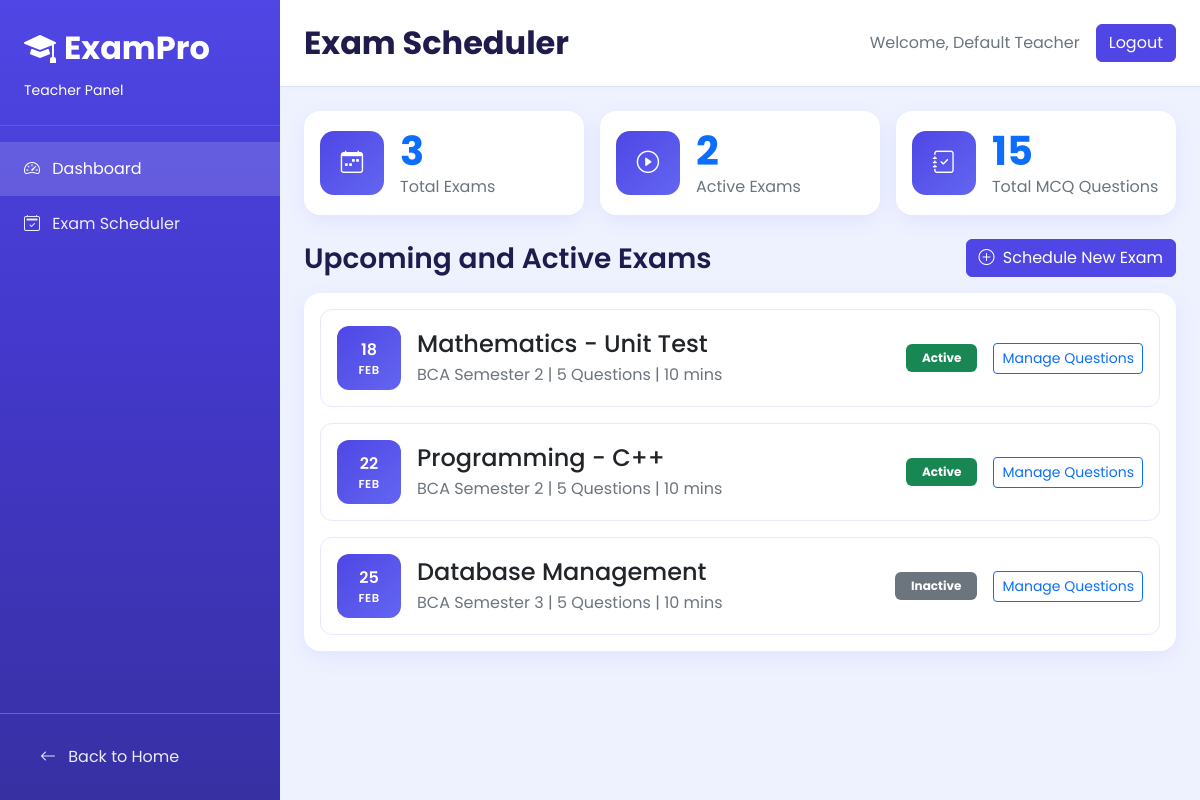
The app's page /pages/teacher/dashboard.php (signed in) with its own data.
### tables this page shows
CREATE TABLE IF NOT EXISTS exams (
    id INT AUTO_INCREMENT PRIMARY KEY,
    teacher_id INT NULL,
    title VARCHAR(200) NOT NULL,
    subject VARCHAR(100) NOT NULL,
    semester VARCHAR(50) DEFAULT 'Semester 2',
    total_questions INT NOT NULL,
    duration_minutes INT NOT NULL,
    status ENUM('scheduled', 'active', 'completed') DEFAULT 'scheduled',
    is_active TINYINT(1) NOT NULL DEFAULT 1,
    exam_date DATE NOT NULL,
    created_at TIMESTAMP DEFAULT CURRENT_TIMESTAMP,
    FOREIGN KEY (teacher_id) REFERENCES teachers(id) ON DELETE SET NULL
);

### pages/teacher/dashboard.php (the view, shortened to what this page needs)
<?php
require_once __DIR__ . '/includes/auth.php';
require_once __DIR__ . '/includes/layout.php';
$teacherId = (int) $_SESSION['teacher_id'];
$countStmt = $conn->prepare('SELECT COUNT(*) AS total FROM exams WHERE teacher_id = ? OR teacher_id IS NULL');
$countStmt->bind_param('i', $teacherId);
$countStmt->execute();
$totalExams = (int) ($countStmt->get_result()->fetch_assoc()['total'] ?? 0);
$activeStmt = $conn->prepare("SELECT COUNT(*) AS total FROM exams WHERE (teacher_id = ? OR teacher_id IS NULL) AND is_active = 1");
$activeStmt->bind_param('i', $teacherId);
$activeStmt->execute();
$activeExams = (int) ($activeStmt->get_result()->fetch_assoc()['total'] ?? 0);
$questionStmt = $conn->prepare('SELECT COUNT(*) AS total FROM questions q JOIN exams e ON e.id = q.exam_id WHERE e.teacher_id = ? OR e.teacher_id IS NULL');
$questionStmt->bind_param('i', $teacherId);
$questionStmt->execute();
$totalQuestions = (int) ($questionStmt->get_result()->fetch_assoc()['total'] ?? 0);
$listStmt = $conn->prepare('SELECT id, title, semester, total_questions, duration_minutes, exam_date, status, is_active FROM exams WHERE teacher_id = ? OR teacher_id IS NULL ORDER BY exam_date ASC LIMIT 5');
$listStmt->bind_param('i', $teacherId);
$listStmt->execute();
$upcomingExams = $listStmt->get_result()->fetch_all(MYSQLI_ASSOC);
?>
<div class="row g-3 mb-4">
    <div class="col-md-4">
        <div class="card stat-card h-100">
            <div class="card-body d-flex align-items-center gap-3">
                <div class="stat-icon"><i class="bi bi-calendar-week"></i></div>
                <div>
                    <div class="display-6 fw-bold text-primary mb-0"><?= $totalExams ?></div>
                    <div class="text-secondary">Total Exams</div>
                </div>
            </div>
        </div>
    </div>
    <div class="col-md-4">
        <div class="card stat-card h-100">
            <div class="card-body d-flex align-items-center gap-3">
                <div class="stat-icon"><i class="bi bi-play-circle"></i></div>
                <div>
                    <div class="display-6 fw-bold text-primary mb-0"><?= $activeExams ?></div>
                    <div class="text-secondary">Active Exams</div>
                </div>
            </div>
        </div>
    </div>
    <div class="col-md-4">
        <div class="card stat-card h-100">
            <div class="card-body d-flex align-items-center gap-3">
                <div class="stat-icon"><i class="bi bi-journal-check"></i></div>
                <div>
                    <div class="display-6 fw-bold text-primary mb-0"><?= $totalQuestions ?></div>
                    <div class="text-secondary">Total MCQ Questions</div>
                </div>
            </div>
        </div>
    </div>
</div>
<div class="d-flex justify-content-between align-items-center mb-3">
    <h2 class="h3 fw-semibold mb-0">Upcoming and Active Exams</h2>
    <a href="exams.php" class="btn btn-indigo"><i class="bi bi-plus-circle me-1"></i> Schedule New Exam</a>
</div>
<div class="card content-card">
    <div class="card-body">
        <?php if (empty($upcomingExams)): ?>
            <p class="text-secondary mb-0">No exams found. Create your first exam.</p>
        <?php else: ?>
            <div class="d-flex flex-column gap-3">
                <?php foreach ($upcomingExams as $exam): ?>
                    <?php
                    $dateObj = new DateTime($exam['exam_date']);
                    $statusText = $exam['is_active'] ? 'Active' : 'Inactive';
                    $statusClass = $exam['is_active'] ? 'success' : 'secondary';
                    ?>
                    <div class="exam-row d-flex flex-column flex-md-row align-items-md-center gap-3">
                        <div class="exam-date">
                            <div><?= $dateObj->format('d') ?></div>
                            <small><?= strtoupper($dateObj->format('M')) ?></small>
                        </div>
                        <div class="flex-grow-1">
                            <h3 class="h4 mb-1"><?= htmlspecialchars($exam['title']) ?></h3>
                            <p class="text-secondary mb-0"><?= htmlspecialchars($exam['semester']) ?> | <?= (int) $exam['total_questions'] ?> Questions | <?= (int) $exam['duration_minutes'] ?> mins</p>
                        </div>
                        <span class="badge text-bg-<?= $statusClass ?> px-3 py-2"><?= $statusText ?></span>
                        <a href="questions.php?exam_id=<?= (int) $exam['id'] ?>" class="btn btn-outline-primary btn-sm">Manage Questions</a>
                    </div>
                <?php endforeach; ?>
            </div>
        <?php endif; ?>
    </div>
</div>

### pages/teacher/assets/teacher.css (style rules this page uses)
:root { --tp-indigo: #4f46e5; --tp-indigo-dark: #3730a3; --tp-indigo-soft: #c7d2fe; --tp-bg: #eef2ff; --tp-panel: #ffffff; --tp-text: #1f1b4d; --tp-muted: #6b6b8c; }
body { font-family: 'Poppins', sans-serif; background: var(--tp-bg); color: var(--tp-text); }
.stat-card { border: 0; border-radius: 16px; box-shadow: 0 6px 20px rgba(79, 70, 229, 0.08); }
.stat-icon { width: 64px; height: 64px; border-radius: 14px; background: linear-gradient(135deg, var(--tp-indigo) 0%, #6366f1 100%); color: #fff; display: inline-flex; align-items: center; justify-content: center; font-size: 1.4rem; }
.content-card { border: 0; border-radius: 16px; box-shadow: 0 6px 22px rgba(79, 70, 229, 0.08); }
.exam-row { border: 1px solid #e7e9ff; border-radius: 12px; padding: 1rem; }
.exam-date { width: 64px; height: 64px; border-radius: 12px; background: linear-gradient(135deg, var(--tp-indigo) 0%, #6366f1 100%); color: #fff; display: inline-flex; flex-direction: column; align-items: center; justify-content: center; font-weight: 600; }
.exam-date small { font-size: 0.72rem; letter-spacing: 0.5px; }
.btn-indigo { background: var(--tp-indigo); color: #fff; border: 1px solid var(--tp-indigo); }

### records on screen
exams: exam_date "18", exam_date "FEB", title "Mathematics - Unit Test", semester "BCA Semester 2", total_questions "5", duration_minutes "10", is_active "Active"
exams: exam_date "22", exam_date "FEB", title "Programming - C++", semester "BCA Semester 2", total_questions "5", duration_minutes "10", is_active "Active"
exams: exam_date "25", exam_date "FEB", title "Database Management", semester "BCA Semester 3", total_questions "5", duration_minutes "10", is_active "Inactive"

### other values on screen
$title "Exam Scheduler"
$teacherName "Default Teacher"
$totalExams "3"
$activeExams "2"
$totalQuestions "15"
